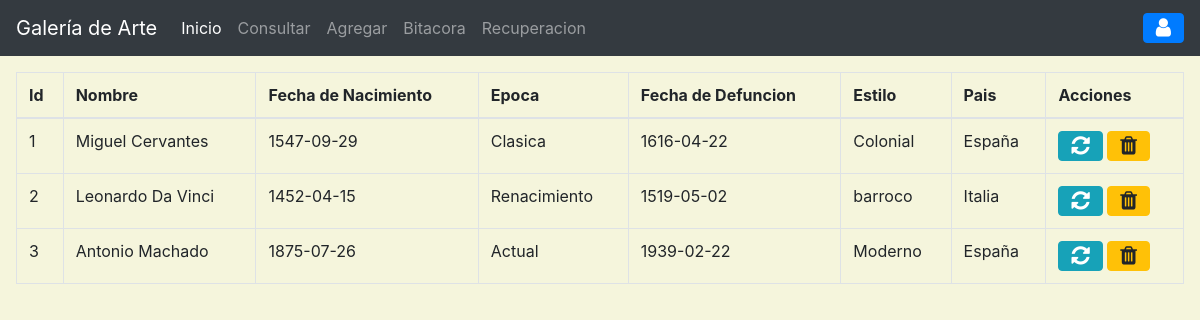
The page /?c=Artista on the database as committed earlier.
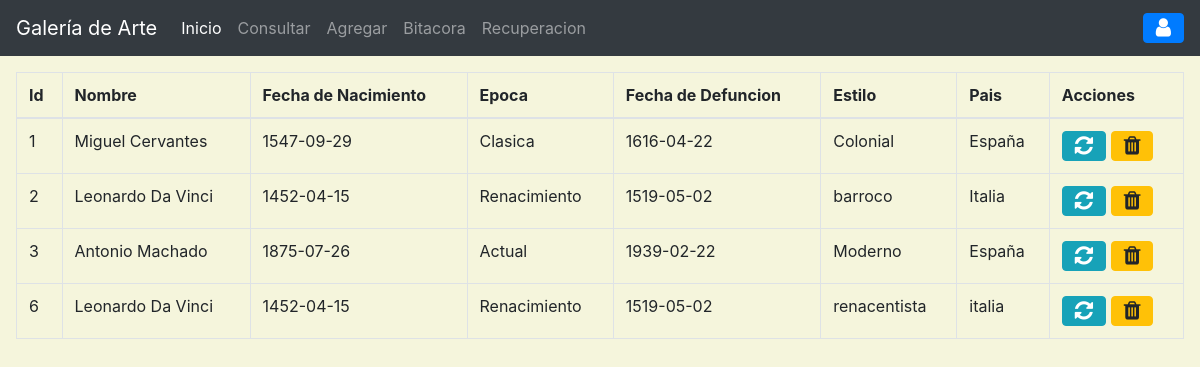
The same page on the database as committed later.
### tables this page shows
CREATE TABLE `artista` (
  `idobj` int(11) NOT NULL,
  `nomArt` varchar(25) DEFAULT NULL,
  `fechNacArt` date DEFAULT NULL,
  `epocArt` varchar(25) DEFAULT NULL,
  `fechDefArt` date DEFAULT NULL,
  `estArt` varchar(30) DEFAULT NULL,
  `paisArt` varchar(25) DEFAULT NULL,
  KEY `fk_art_obj` (`idobj`),
  CONSTRAINT `fk_art_obj` FOREIGN KEY (`idobj`) REFERENCES `objetoarte` (`idobj`) ON DELETE CASCADE ON UPDATE CASCADE
);

### controller/artista.controlador.php (called while the page is built, shortened)
<?php
require_once('model/artista.php');
class ArtistaControlador
{
    public function __CONSTRUCT(){
        $this->modelo = new Artista();
    }
    public function Inicio(){
        require_once "View/header.php";
        require_once "View/artista/index.php";
        require_once "View/footer.php";
    }
}
?>

### model/conexion.php (called while the page is built, shortened)
<?php
class BaseDeDatos
{
    public static function Conectar(){
        try {
            $conexion = new PDO("mysql:host=".self::servidor.";dbname="
            .self::basedatos.";charset=utf8",self::usuario,self::password);
            $conexion->setAttribute(PDO::ATTR_ERRMODE,PDO::ERRMODE_EXCEPTION);
            return $conexion;
        } catch (PDOException $e) {
            return "Fallo la conexion a la base de datos".$e->getMessage();
        }
    }
}
?>

### model/artista.php (called while the page is built, shortened)
<?php
class Artista
{
    private $pdo;
    public function __CONSTRUCT(){
        $this->pdo = BaseDeDatos::Conectar();
    }
    public function getArtista(){
        try {
            $sql = "SELECT * FROM artista";
            $consulta = $this->pdo->prepare($sql);
            $consulta->execute();
            return $consulta->fetchAll(PDO::FETCH_OBJ);
        } catch (Exception $e) {
            die($e->getMessage());
        }
    }
}
?>

### view/artista/index.php (the view, shortened to what this page needs)
<main class="app-content m-3">
      <div class="row">
        <div class="col-md-12">
          <div class="tile">
            <div class="tile-body">
              <table class="table table-hover table-bordered" id="sampleTable">
                <thead>
                  <tr>
                    <th>Id</th>
                    <th>Nombre</th>
                    <th>Fecha de Nacimiento</th>
                    <th>Epoca</th>
                    <th>Fecha de Defuncion</th>
                    <th>Estilo</th>
                    <th>Pais</th>
                    <th>Acciones</th>
                  </tr>
                  <tbody>
                    <?php
                        foreach ($this->modelo->getArtista() as $Arti):
                    ?>
                    <tr>
                        <td><?= $Arti->idobj?></td>
                        <td><?= $Arti->nomArt?></td>
                        <td><?= $Arti->fechNacArt?></td>
                        <td><?= $Arti->epocArt?></td>
                        <td><?= $Arti->fechDefArt?></td>
                        <td><?= $Arti->estArt?></td>
                        <td><?= $Arti->paisArt?></td>
                        <td>
                          <a href="?c=Artista&a=FormAgregar&id=<?=$Arti->idobj?>" class="btn btn-info btn-flat">
                            <i class="fa fa-lg fa-refresh"></i>
                          </a>
                          <a  class="btn btn-warning btn-flat"
                              data-toggle="modal"
                              data-target="#exampleModal"
                              data-id="<?=$Arti->idobj?>">
                            <i class="fa fa-lg fa-trash"></i>
                          </a>
                        </td>
                    </tr>
                    <?php endforeach; ?>
                  </tbody>
                </thead>
              </table>
            </div>
          </div>
        </div>
      </div>
    </main>

Rows that differ between the two databases and show on the page:
added artista: idobj "6", nomArt "Leonardo Da Vinci", fechNacArt "1452-04-15", epocArt "Renacimiento", fechDefArt "1519-05-02", estArt "renacentista", paisArt "italia"
